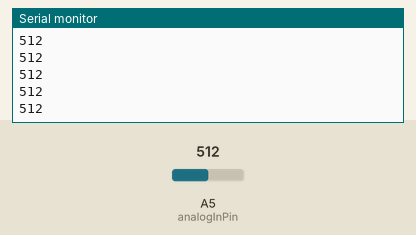
This sketch was run on a simulated Arduino Uno, built with avr-gcc and run on an emulated ATmega328P. On the bench: the last lines printed to the serial monitor. Inputs (shaded band) come from the test bench; at power-on: A5 (analogInPin) = 512.

Above: at 1.2 s.
1.3 s: A5 (analogInPin) set to 716
At 2.1 s:
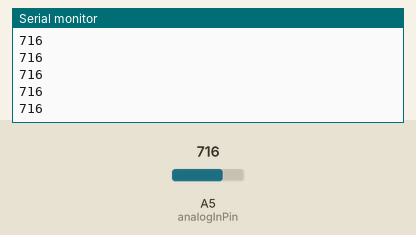
2.8 s: A5 (analogInPin) set to 900
At 3.8 s:
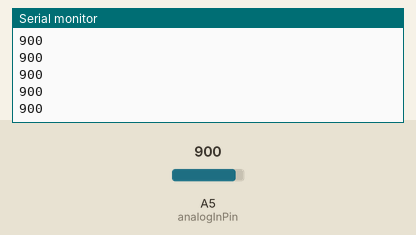
Timing chart, 0 to 5.8 s (numbered marks = the images above; inputs shaded):
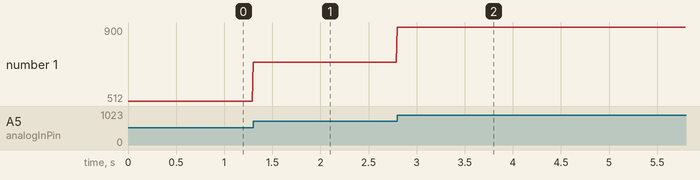

Measured:
- after the input at 1.3 s, the serial monitor: prints a new line at once (image 1)
- after the input at 2.8 s, the serial monitor: prints a new line at once (image 2)
- plotted number 1: 512 → 716 after the input at 1.3 s, 716 → 900 after the input at 2.8 s

The sketch:

simpleEKG-EMG_OLIMEX.ino
```cpp
const int analogInPin = A5;
unsigned long LoopTimer = 0;

int sensorValue = 0;

const int LoopTime10000 = 10000;

void setup() {
   Serial.begin(9600);
}

void loop() {
  if (micros() > LoopTimer)
  {
   LoopTimer += LoopTime10000;
   sensorValue = analogRead(analogInPin);
  // sensorValue = sensorValue >> 2;
   Serial.println(sensorValue);
  }
}
```
